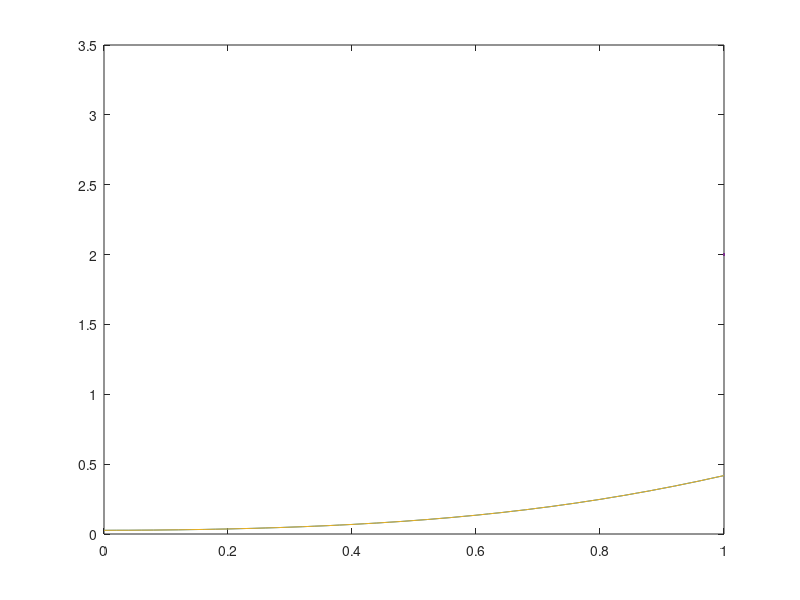
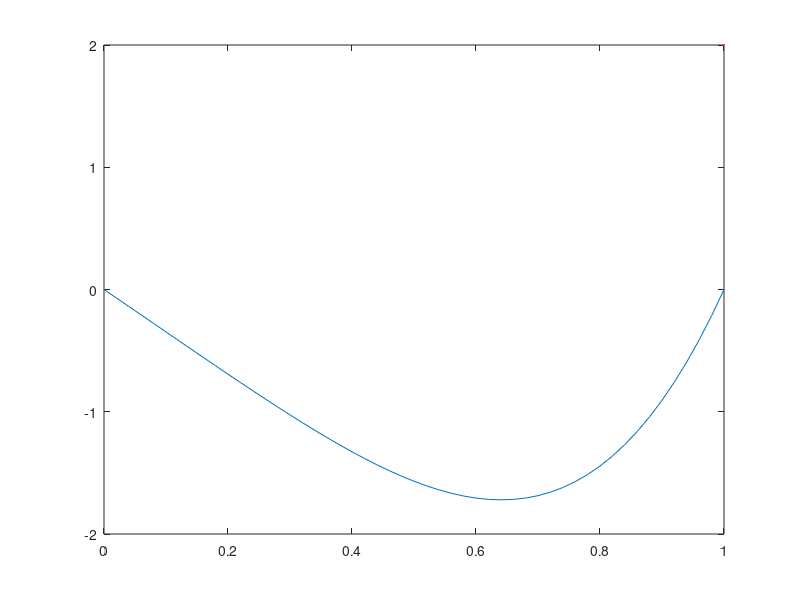
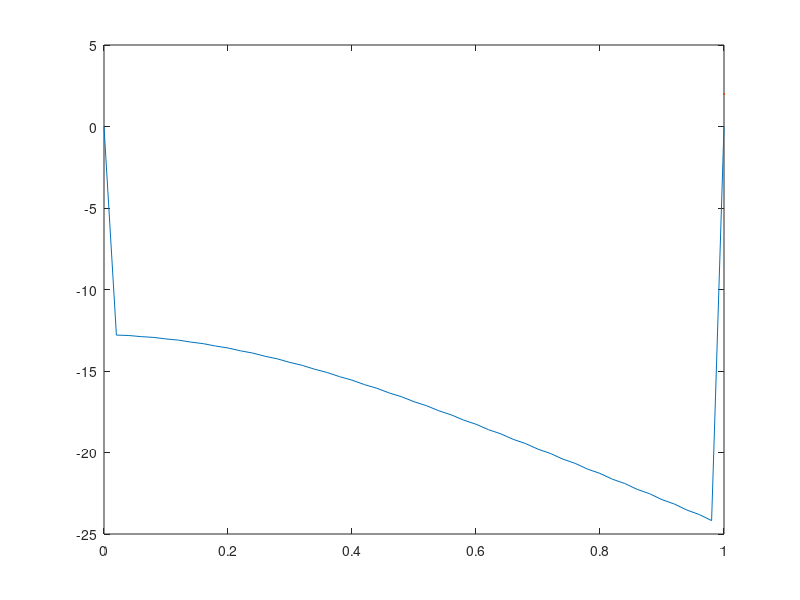

MATLAB code for these plots, in order:
%%
% solution of the equation (dc/dt) = D*(d^2c/dr^2) + (D/r)*(dc/dr) , 0<r<1
% dc/dr = 0 at r = 0 and dc/dr = k at r = 1;

clear;
clc;
close all ;

a = 0;
b = 1;
c1 = 0;
c2 = 1;
n = 51;
k = 1;

h = (b-a)/(n-1) ;
dt = 0.0002;
r_arr = a:h:b ;

L_c = 1e-6;
D_c = 1e-12;
T_c = (L_c^2)/D_c ;
D = 1;

C = zeros(n, 1);
C_new = zeros(n, 1);

total_iterations = 0.1/dt ;

C_transient = zeros(total_iterations, n);




for iter=1:total_iterations
    for i = 1:n
        r = a + (i-1)*h ;
        if i == 1
            C_new(i) = C(i) + D*dt*2*(C(i+1) - C(i))/(h^2) ;
        elseif i == n
            C_new(i) = C(i) + D*dt*2*( h*k - C(i) + C(i-1) )/(h^2) + D*dt*k/r ;
        else
            C_new(i) = C(i) + dt*D*(C(i+1) - 2*C(i) + C(i-1))/(h^2) + dt*D*(C(i+1) - C(i-1))/(2*r*h) ;
        end
    end


    C = C_new ;
    C_transient(iter, 1:n) = C;
    plot(r_arr, C, linewidth=2);
    ylim([0, 3.5])
%     pause(0.2);

end

hold on;
plot(r_arr, C, linewidth=2);


%% solution for displacement u
% solution of the Differential Equation: (d^2u/dr^2) + (2/r)*(du/dr) - (2/r^2)*u = (omega*(1+nu)/(3*(1-nu)))*(dc/dr)
% boundary conditions: sigma_r (at r = R) = 0 and sigma_r (at r = 0) is finite (here the equation is in dimensional form)

nu = 0.33;
U = zeros(n, 1) ;
U(1) = 0;
U(n) = 0;

c_charactersitic = 10e27;
omega_characteristic = 10e-27;
E0 = 10e9;

beta = omega_characteristic*c_charactersitic ;

E = 1;
omega = 1;
sigma_r = zeros(n, 1);
sigma_r(n) = 0;

for iter = 1:total_iterations
    for i = 2:(n-1)

        A = beta*(omega*(1+nu)/(3*(1-nu)))*(C_transient(iter, i+1) - C_transient(iter, i-1))/(2*h);
        r = a + (i-1)*h;

        U(i) = (U(i+1)*(1+h/r) + U(i-1)*(1-h/r)-A*h*h)/(2 + 2*h*h/(r*r)) ;
        epsilon_r = (U(i+1) - U(i-1))/(2*h);
        epsilon_theta = U(i)/r ;

        sigma_r(i) = E*((1-nu)*epsilon_r + 2*nu*epsilon_theta - beta*omega*C_transient(iter, i)*(1+nu)/3)/(1-nu-2*nu*nu)  ;
    end
end

figure ;
plot(r_arr, U, LineWidth=2) ;
figure ;
plot(r_arr, sigma_r, linewidth=2);













